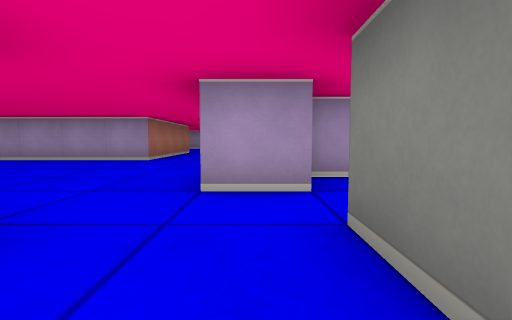
View 1 (above)

23 first-person views from a walk through a cub3D maze. The camera is about half as high as the walls, tilts 4° down and sees 85° across. The floor is counted in squares. Each view is taken from the middle of a square. On the plan, view 1 faces up. The plan holds only what a view shows up to about 9 squares ahead; the rest is blank.

View 2
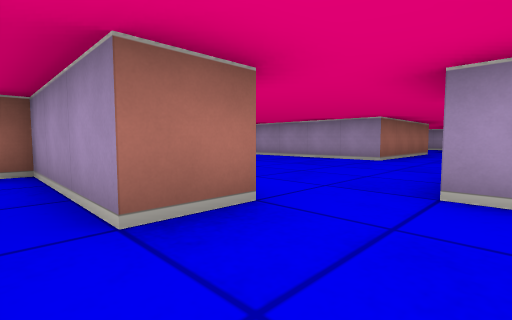

View 3
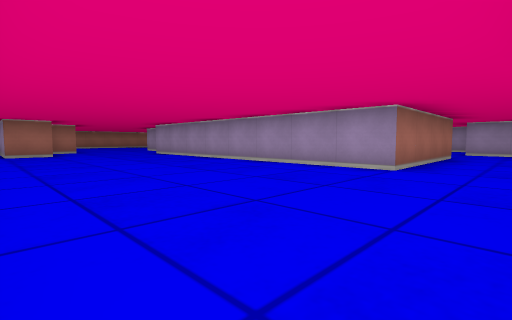

View 4
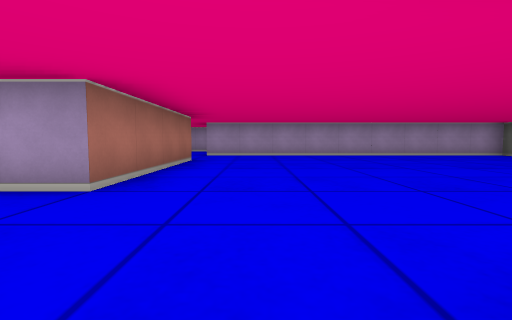

View 5
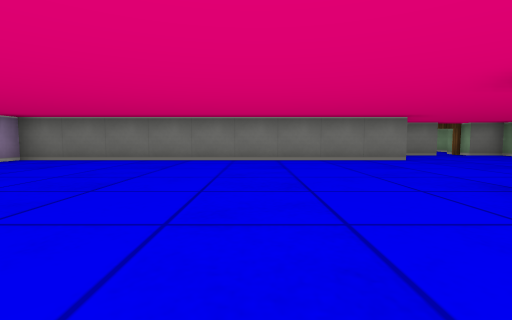

View 6
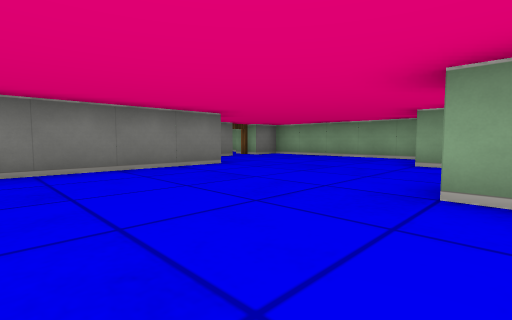

View 7
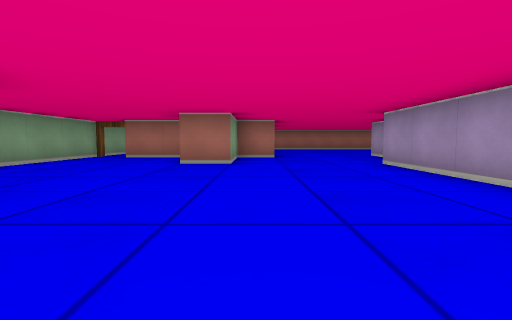

View 8
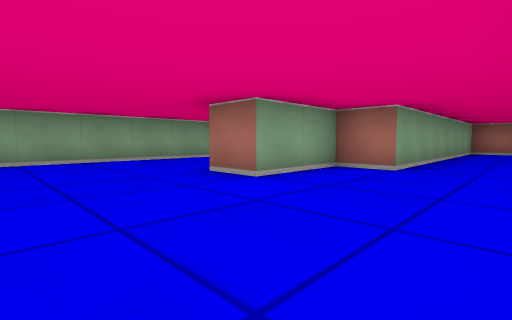

View 9
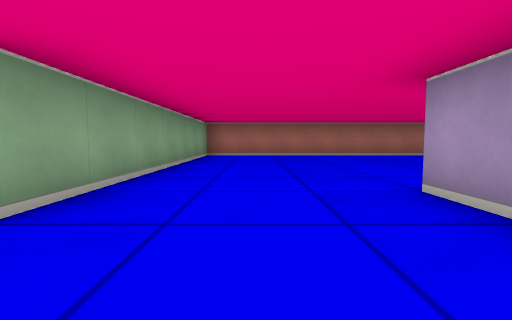

View 10
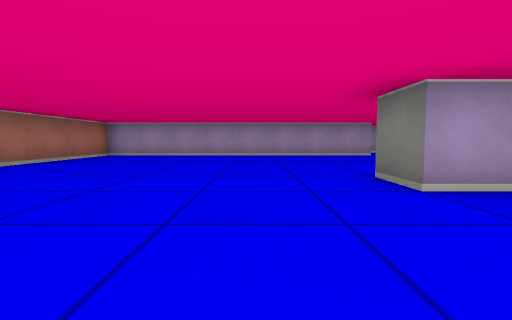

View 11
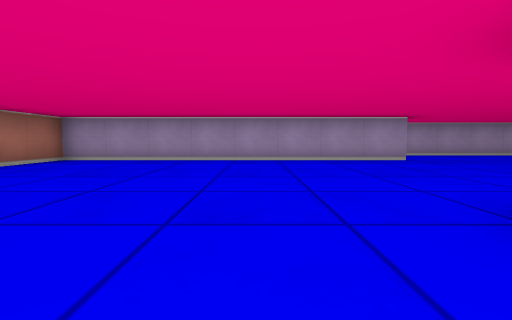

View 12
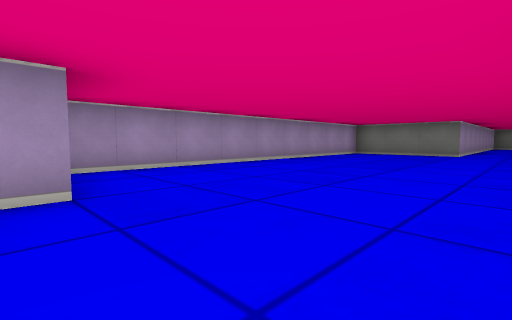

View 13
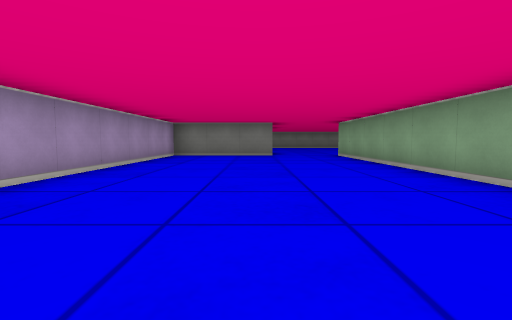

View 14
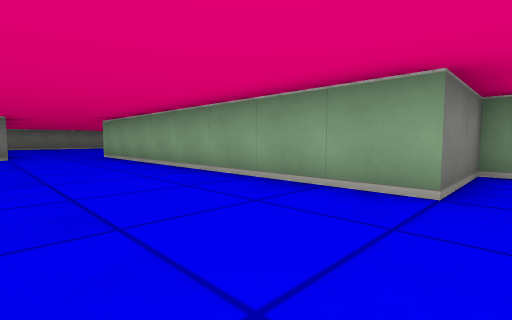

View 15
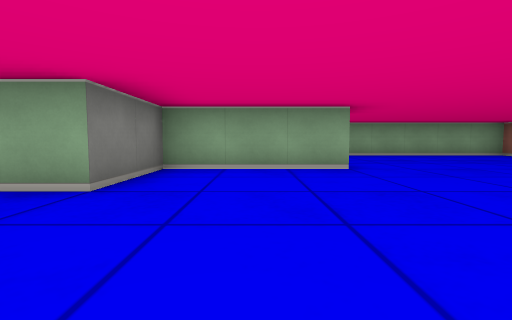

View 16
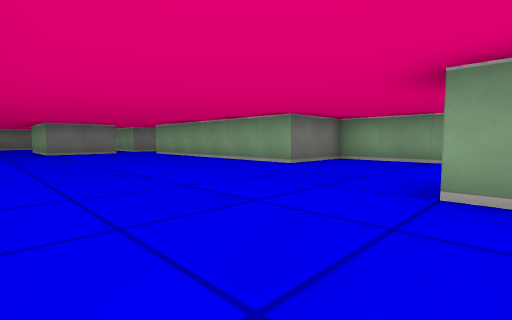

View 17
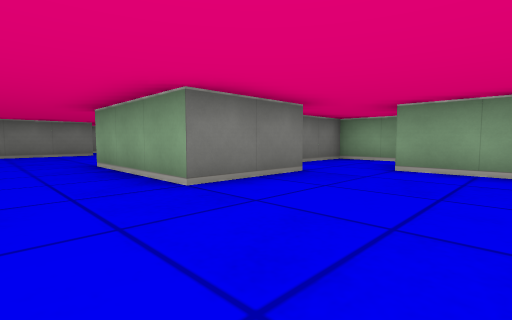

View 18
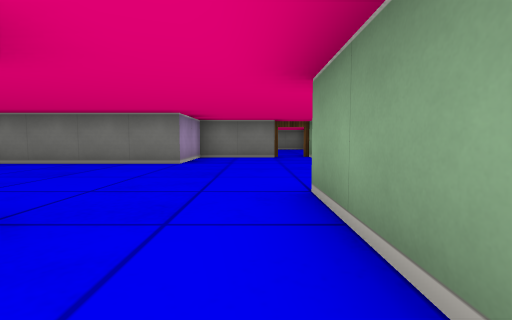

View 19
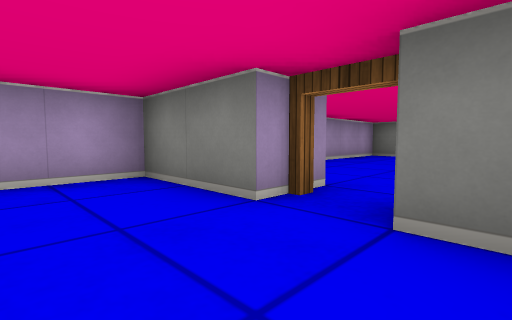

View 20
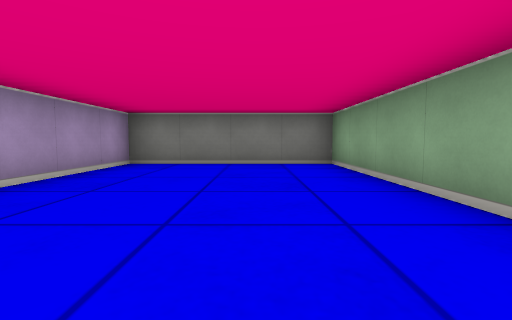

View 21
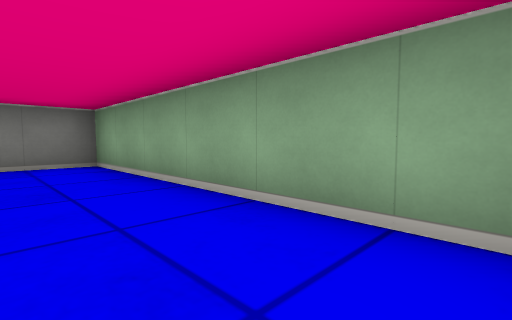

View 22
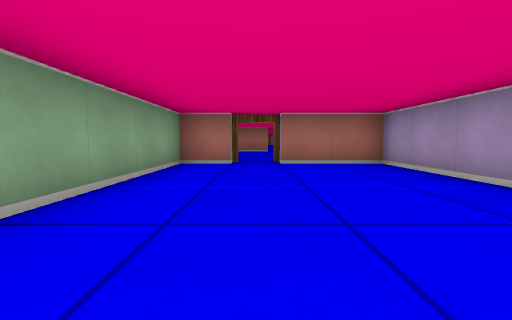

View 23
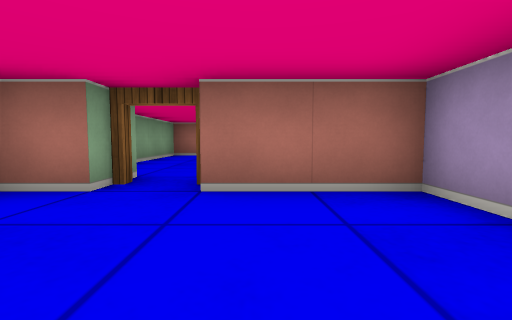

### Floor plan
Ten units are one square. View 1 is at (0, 0); x grows to the right and y downward. Boxes are objects, and circles mark ways between rooms. Rooms are numbered by the first view taken in them; rooms with no view inside come last. Other rooms are left out.
<svg viewBox="-200 -160 360 170">
<path fill="none" stroke="#000" d="M-15 -5 -45 -5 -45 -1M-9 5 5 5 5 -5M-125 -75 -135 -75 -135 -85 -105 -85 -105 -105 -25 -105 -25 -65 -105 -65M6 -25 -5 -25 -5 -45 25 -45M12 -35 6 -35M-125 -20 -125 -5M5 -5 5 -15M15 -15 35 -15M-114 -135 -195 -135 -195 -45 -125 -45 -125 -35 -105 -35 -105 -25 -124 -25M-141 5 -75 5 -75 -15 -15 -15 -15 -5M35 -2 35 5 85 5 85 -5M85 -15 85 -35 65 -35 65 -125 -25 -125 -25 -155 -111 -155M95 -5 95 5 155 5 155 -35 95 -35 95 -15"/>
<circle cx="-5" cy="-10" r="3" fill="#2a7"/>
<circle cx="90" cy="-10" r="3" fill="#2a7"/>
<text x="-20" y="0">1</text>
<text x="-60" y="-60">2</text>
<text x="120" y="-20">3</text>
</svg>
Room 1 opens to room 2. Room 2 opens to room 3.

Where each view was taken, in squares from view 1:
view 1: 0 up, 0 right, facing up
view 2: 0 up, 0 right, facing up-left
view 3: 2 up, 1 left, facing up-left
view 4: 4 up, 1 left, facing up
view 5: 7 up, 0 right, facing right
view 6: 7 up, 2 right, facing down-right
view 7: 4 up, 5 left, facing left
view 8: 6 up, 8 left, facing down-left
view 9: 6 up, 11 left, facing left
view 10: 5 up, 15 left, facing up
view 11: 7 up, 15 left, facing up
view 12: 11 up, 12 left, facing up-right
view 13: 13 up, 11 left, facing right
view 14: 13 up, 11 left, facing down-right
view 15: 13 up, 12 left, facing down
view 16: 6 up, 11 left, facing down-right
view 17: 6 up, 3 left, facing down-right
view 18: 2 up, 1 right, facing right
view 19: 0 up, 7 right, facing up-right
view 20: 1 up, 10 right, facing right
view 21: 1 up, 10 right, facing down-right
view 22: 1 up, 15 right, facing left
view 23: 2 up, 12 right, facing left
